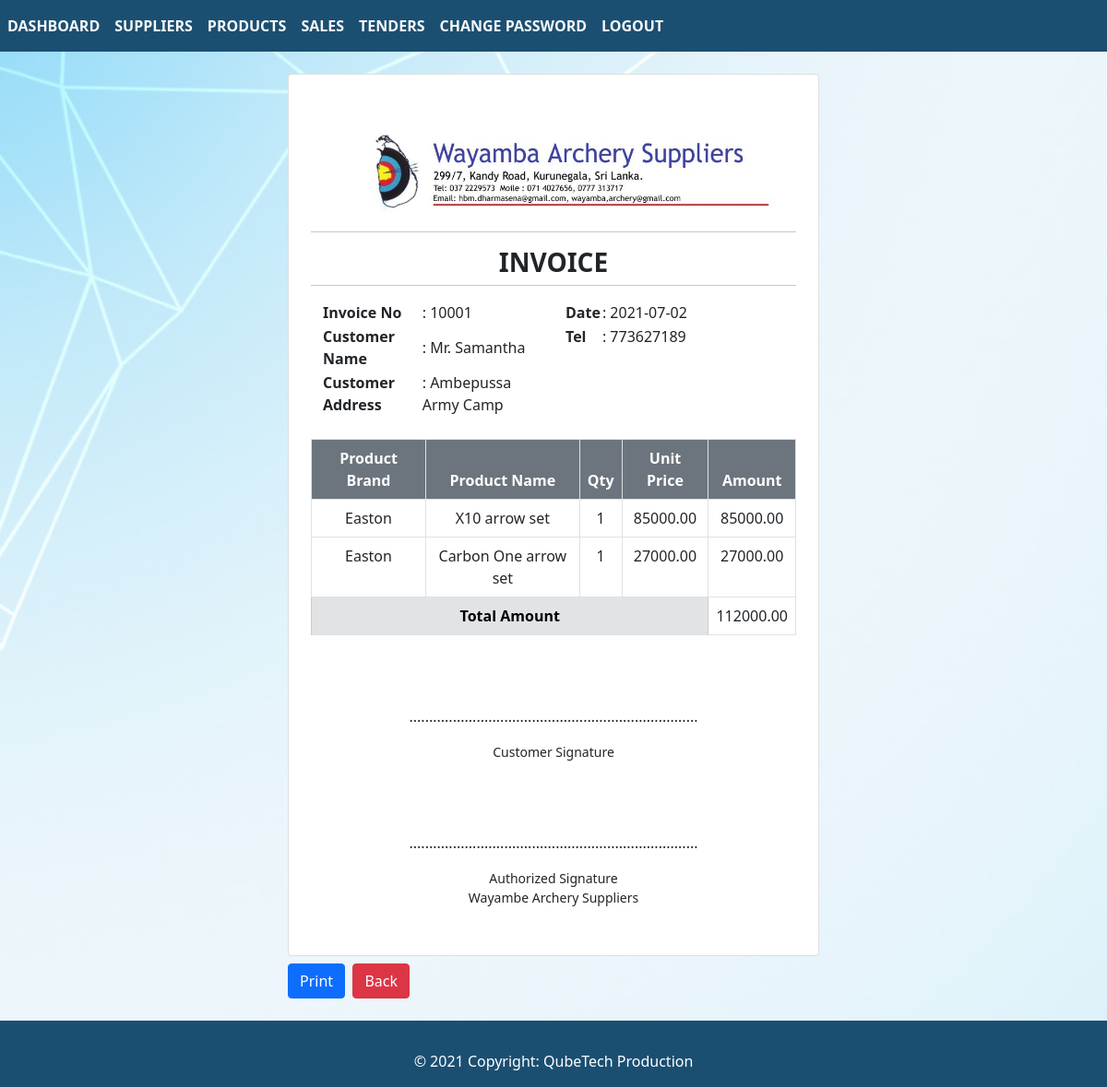
/view/php/views/view_invoice_details.php?sales_id=3 (signed in), run on the app's committed database.
### tables this page shows
CREATE TABLE `sales` (
  `sales_id` int(11) NOT NULL,
  `invoice_no` int(11) NOT NULL,
  `date` date NOT NULL,
  `customer_name` varchar(50) NOT NULL,
  `customer_address` varchar(50) NOT NULL,
  `customer_tel` int(11) NOT NULL,
  `total_bill_value` varchar(50) NOT NULL
);

CREATE TABLE `sales_invoices` (
  `id` int(11) NOT NULL,
  `invoice_no` int(11) NOT NULL,
  `product_name` varchar(50) NOT NULL,
  `product_brand` varchar(50) NOT NULL,
  `qty` int(11) NOT NULL,
  `unit_price` varchar(50) NOT NULL,
  `amount` varchar(50) NOT NULL
);

### view/php/views/view_invoice_details.php (the view, shortened to what this page needs)
<?php
if (isset($_SESSION['username']) && isset($_SESSION['password'])) {
?>
    <?php include('../views/header.php'); ?>
    <?php
    require '../config.php';
    if (!isset($_GET['sales_id'])) {
        header("Location: ../views/sales_details.php");
    } else {
        $sales_id = $_GET['sales_id'];
    }
    $result = mysqli_query($con, "SELECT * FROM sales WHERE sales_id = '$sales_id' ");
    while ($row = mysqli_fetch_array($result)) {
        $invoice_no = $row['invoice_no'];
        $date = $row['date'];
        $customer_name = $row['customer_name'];
        $customer_address = $row['customer_address'];
        $customer_tel = $row['customer_tel'];
        $total_bill_value = $row['total_bill_value'];
    }
    ?>
    <body>
        <div class="main-panel">
            <div class="content-wrapper">
                <div class="col-lg mx-auto">
                    <div class="m-4">
                        <div class="col-lg-6 mx-auto">
                            <div class="my-2">
                                <div class="card">
                                    <div class="card-body" style="margin:20px;">
                                        <img src="../../../images/invoice.jpg" class="mx-auto img-fluid" alt="Invoice Header Image">
                                        <div class="row print_container">
                                            <hr>
                                            <h3 class="text-uppercase text-center"><b>Invoice</b></h3>
                                            <hr>
                                            <div class="col">
                                                <table>
                                                    <tr>
                                                        <td>
                                                            <label><b>Invoice No </b></label>
                                                        </td>
                                                        <td>
                                                            <label>: <?php echo $invoice_no; ?></label>
                                                        </td>
                                                    </tr>
                                                    <tr>
                                                        <td>
                                                            <label><b>Customer Name </b></label>
                                                        </td>
                                                        <td>
                                                            <label>: <?php echo $customer_name; ?></label>
                                                        </td>
                                                    </tr>
                                                    <tr>
                                                        <td>
                                                            <label><b>Customer Address </b></label>
                                                        </td>
                                                        <td>
                                                            <label>: <?php echo $customer_address; ?></label>
                                                        </td>
                                                    </tr>
                                                </table>
                                            </div>
                                            <div class=" col">
                                                <table>
                                                    <tr>
                                                        <td>
                                                            <label><b>Date </b></label>
                                                        </td>
                                                        <td>
                                                            <label>: <?php echo $date; ?></label>
                                                        </td>
                                                    </tr>
                                                    <tr>
                                                        <td>
                                                            <label><b>Tel </b></label>
                                                        </td>
                                                        <td>
                                                            <label>: <?php echo $customer_tel; ?></label>
                                                        </td>
                                                    </tr>
                                                </table>
                                            </div>
                                            <table class="table table-bordered mt-4">
                                                <thead class="text-white bg-secondary text-center">
                                                    <tr>
                                                        <th>Product Brand</th>
                                                        <th>Product Name</th>
                                                        <th>Qty</th>
                                                        <th>Unit Price</th>
                                                        <th>Amount</th>
                                                    </tr>
                                                </thead>
                                                <tbody class="text-center">
                                                    <?php
                                                    require '../config.php';
                                                    $sql = "SELECT * FROM sales_invoices WHERE invoice_no = '$invoice_no'";
                                                    $result = $con->query($sql) or die($con->error);
                                                    while ($row = $result->fetch_assoc()) {
                                                    ?>
                                                        <tr>
                                                            <td><?php echo $row['product_name']; ?></td>
                                                            <td><?php echo $row['product_brand']; ?></td>
                                                            <td><?php echo $row['qty']; ?></td>
                                                            <td><?php echo $row['unit_price']; ?></td>
                                                            <td><?php echo $row['amount']; ?></td>
                                                        </tr>
                                                    <?php
                                                    }
                                                    ?>
                                                    <tr>
                                                        <th class="table-secondary" colspan="4">Total Amount</th>
                                                        <td><?php echo $total_bill_value; ?></td>
                                                    </tr>
                                                </tbody>
                                            </table>
                                            <div class="row mx-auto">
                                                <div class="col-sm">
                                                    <div style="text-align:center; padding-top: 60px;">
                                                        <p class="text-center">.........................................................................</p>
                                                        <p class="text-center" style="font-size: 14px;">Customer Signature</p>
                                                    </div>
                                                </div>
                                                <div class="col-sm">
                                                    <div style="text-align:center; padding-top: 60px;">
                                                        <p class="text-center">.........................................................................</p>
                                                        <p class="text-center" style="font-size: 14px;">Authorized Signature <br> Wayambe Archery Suppliers</p>
                                                    </div>
                                                </div>
                                            </div>
                                        </div>
                                    </div>
                                </div>
                            </div>
                            <button type="submit" class="btn btn-primary font-weight-bold" id="print_invoice">Print</button>&nbsp;
                            <button type="submit" class="btn btn-danger font-weight-bold" onclick="history.back()">Back</button>
                        </div>
                    </div>
                </div>
            </div>
        </div>
    </body>
    <?php include('../views/footer.php'); ?>
<?php
} else {
    header("location: ../forms/login.php");
    exit();
}
?>

### view/php/views/header.php (shortened to what this page needs)
<!DOCTYPE html>
<html lang="en">
<head>
</head>
    <link rel="stylesheet" type="text/css" href="../../css/index.css" />
    <link rel="stylesheet" href="https://cdnjs.cloudflare.com/ajax/libs/font-awesome/4.7.0/css/font-awesome.min.css">
    <link href="https://cdn.jsdelivr.net/npm/bootstrap@5.0.2/dist/css/bootstrap.min.css" rel="stylesheet">
    <link href="https://stackpath.bootstrapcdn.com/font-awesome/4.7.0/css/font-awesome.min.css" rel="stylesheet">
<nav class="navbar navbar-expand navbar-dark" style="background-color : #1B4F72;">
    <div class="collapse navbar-collapse" id="navbarSupportedContent">
        <ul class="navbar-nav mr-auto">
            <li class="nav-item">
                <a class="nav-link text-light" href="../../../index.php"><b class="text-uppercase">Dashboard</b></a>
            </li>
            <li class="nav-item">
                <a class="nav-link text-light" href="../views/supplier_details.php"><b class="text-uppercase">Suppliers</b></a>
            </li>
            <li class="nav-item">
                <a class="nav-link text-light" href="../views/product_details.php"><b class="text-uppercase">Products</b></a>
            </li>
            <li class="nav-item">
                <a class="nav-link text-light" href="../views/sales_details.php"><b class="text-uppercase">Sales</b></a>
            </li>
            <li class="nav-item">
                <a class="nav-link text-light" href="../views/tender_details.php"><b class="text-uppercase">Tenders</b></a>
            </li>
            <li class="nav-item">
                <a class="nav-link text-light" href="../forms/change_pw.php"><b class="text-uppercase">Change Password</b></a>
            </li>
            <li class="nav-item">
                <a class="nav-link text-light" href="../forms/logout.php"><b class="text-uppercase">Logout</b></a>
            </li>
        </ul>
    </div>
</nav>
</html>

### view/php/views/footer.php (shortened to what this page needs)
<!DOCTYPE html>
<html lang="en">
<head>
</head>
    <link rel="stylesheet" type="text/css" href="../css/index.css" />
    <link rel="stylesheet" href="https://cdnjs.cloudflare.com/ajax/libs/font-awesome/4.7.0/css/font-awesome.min.css">
    <link href="https://cdn.jsdelivr.net/npm/bootstrap@5.0.2/dist/css/bootstrap.min.css" rel="stylesheet">
<body>
</body>
<footer class="text-center text-white" style="background-color : #1B4F72;">
    <div class="container p-4 pb-0">
        <section class="">
            <form action="">
                <div class="row d-flex justify-content-center">
                    <div class="col-auto">
                        <p class="pt-2">
                            © 2021 Copyright: QubeTech Production
                        </p>
                    </div>
                </div>
            </form>
        </section>
    </div>
</footer>
</html>

### view/css/index.css (style rules this page uses)
body { background-image: url('../../images/background_image.jpg'); background-repeat: no-repeat; background-attachment: fixed; background-size: cover; }

### data on the page
sales: invoice_no "10001", customer_name "Mr. Samantha", customer_address "Ambepussa Army Camp", date "2021-07-02", customer_tel "773627189", total_bill_value "112000.00"
sales_invoices: product_name "Easton", product_brand "X10 arrow set", qty "1", unit_price "85000.00", amount "85000.00"
sales_invoices: product_name "Easton", product_brand "Carbon One arrow set", qty "1", unit_price "27000.00", amount "27000.00"
